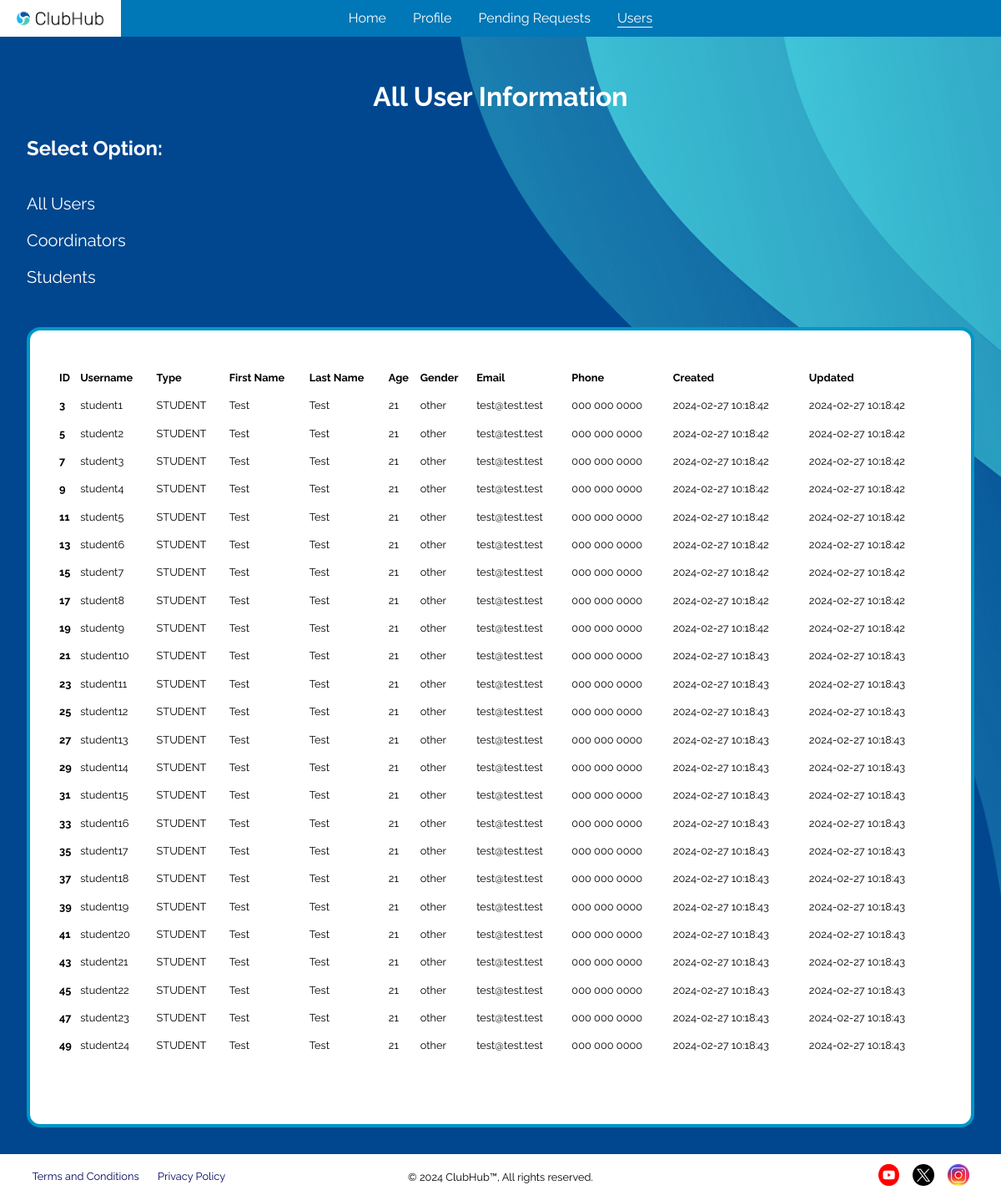
Screenshot of /admin/users/info?selected=student (signed in) with the database file from the repository.
### tables this page shows
CREATE TABLE login (
    user_id             INTEGER         NOT NULL,
    username            TEXT            NOT NULL,
    created             DATETIME        NOT NULL DEFAULT CURRENT_TIMESTAMP,
    updated             DATETIME        NOT NULL DEFAULT CURRENT_TIMESTAMP,
    -----------------------------------------------------------------------
    PRIMARY KEY (username),
    FOREIGN KEY (user_id) REFERENCES users(user_id)
);

CREATE TABLE users (
    user_id             INTEGER         NOT NULL,
    first_name          TEXT,
    last_name           TEXT,
    age                 INTEGER,
    email               TEXT,
    phone               TEXT,
    gender              TEXT,
    password            TEXT            NOT NULL,
    user_type           TEXT            NOT NULL CHECK (user_type IN ('STUDENT', 'COORDINATOR', 'ADMINISTRATOR')),
    approved            TEXT            NOT NULL CHECK (approved IN ('PENDING', 'APPROVED', 'REJECTED')) DEFAULT 'PENDING',
    created             DATETIME        NOT NULL DEFAULT CURRENT_TIMESTAMP,
    updated             DATETIME        NOT NULL DEFAULT CURRENT_TIMESTAMP,
    -----------------------------------------------------------------------
    PRIMARY KEY (user_id)
);

### application/blueprints/admin.py (the view)
@admin.route("/users/info")
def users_information() -> str:
    invalid = validate_admin_perms(endpoint="/admin/users/info")
    if invalid:
        return invalid
    selected: str | None = request.args.get("selected", None)
    user_rows: list[Row] | None
    if selected is not None:
        selected = selected.upper()
    if selected in ("COORDINATOR", "STUDENT"):
        user_rows = users_info(user_type=selected, admin_permission=True)
    else:
        user_rows = users_info(admin_permission=True)
    return render_template(
        'html/admin/users-info.html',
        user_rows=user_rows
    )

### application/__init__.py (called while the page is built)
@app.teardown_appcontext
def close_connection(_exception) -> None:
    db: Connection = getattr(g, "_database", None)
    if db is not None:
        db.close()

### application/util/authentication/page_access.py (called while the page is built)
def validate_access_perms(user_type: str, endpoint: str) -> str | None:
    if "user" not in session:
        error(errtype=Error.RESTRICTED_PAGE_LOGGED_OUT, endpoint=endpoint)
        return render_template("html/misc/home.html")
    current_user_type: str = session["user-type"]
    if current_user_type != user_type:
        errtype: Error = Error[f"RESTRICTED_PAGE_{user_type}"]
        error(errtype=errtype, endpoint=endpoint, user_type=current_user_type)
        return render_template("html/misc/home.html")
    return None

### application/util/db_functions/__init__.py (called while the page is built)
def get_db() -> Connection:
    db: Connection | None = getattr(g, "_database", None)
    if db is None:
        db: Connection = connect(DB_PATH)
        db.row_factory = Row
        g._database = db
    return db

def query_db(query: str, *args, single: Optional[bool] = None) -> list[Row] | Row | None:
    single = False if single is None else single
    cursor: Cursor = get_db().cursor()
    cursor.execute(query, args)
    results: list[Row] = cursor.fetchall()
    cursor.close()
    if not results:
        return None
    return results[0] if single else results

### application/templates/html/admin/users-info.html
{% extends "html/base/base.html" %}
{% block links %}
    <link rel="stylesheet" href="../../../static/css/admin-users-info.css">
{% endblock %}
{% block header %}
    <header>
        <h1>All User Information</h1>
    </header>
{% endblock %}
{% block content %}
    <div class="user-info-main">
        <h2>Select Option:</h2>
        <div class="top">
            <a href="/admin/users/info?selected=student">Students</a>
            <a href="/admin/users/info?selected=coordinator">Coordinators</a>
            <a href="/admin/users/info?selected=all">All Users</a>
        </div>
        <div class="table-container">
            <table>
                <thead class="thead-light">
                    <tr>
                        <th scope="col">ID</th>
                        <th scope="col">Username</th>
                        <th scope="col">Type</th>
                        <th scope="col">First Name</th>
                        <th scope="col">Last Name</th>
                        <th scope="col">Age</th>
                        <th scope="col">Gender</th>
                        <th scope="col">Email</th>
                        <th scope="col">Phone</th>
                        <th scope="col">Created</th>
                        <th scope="col">Updated</th>
                    </tr>
                </thead>
                <tbody>
                    {% if user_rows %}
                        {% for user in user_rows %}
                            <tr>
                                <th scope="row">{{ user["user_id"] }}</th>
                                <td>{{ user["username"] }}</td>
                                <td>{{ user["user_type"] }}</td>
                                <td>{{ user["first_name"] }}</td>
                                <td>{{ user["last_name"] }}</td>
                                <td>{{ user["age"] }}</td>
                                <td>{{ user["gender"] }}</td>
                                <td>{{ user["email"] }}</td>
                                <td>{{ user["phone"] }}</td>
                                <td>{{ user["created"] }}</td>
                                <td>{{ user["updated"] }}</td>
                            </tr>
                        {% endfor %}
                    {% endif %}
                </tbody>
            </table>
        </div>
    </div>
{% endblock %}

### application/static/css/base.css (style rules this page uses)
:root { --light-grey: #8a8988; --lighter-grey: #c4c4c4; --even-lighter-grey: #f2f2f2; --cyan: #3bbbd2; --light-blue: #0077b6; --lighter-blue: #0096c7; --even-lighter-blue: #90e0ef; --dark-blue: #023e8a; --darker-blue: #03045e; --lighter-green: #5afa8d; --light-green: #179645; --dark-green: #237543; --light-red: #db5658; --dark-red: #990f0f; --white: #ffffff; --black: #000000; --dark-grey: #1e2e33; --email-red: #f44336; --yt-red: #ff1c04; --pink: #e33667; --turquoise: #028080; }
* { box-sizing: border-box; }
body { scroll-behavior: smooth; margin: 0; padding: 0; background-color: var(--darker-blue); font-family: "Raleway", system-ui, Arial, sans-serif !important; color: var(--white); min-height: 100vh; display: flex; flex-direction: column; overflow-x: hidden; }
::placeholder { opacity: 0.6; }
header h1 { text-align: center; margin: 1.65em 0; }
a { text-decoration: none !important; color: var(--even-lighter-blue); }

### application/static/css/admin-users-info.css (style rules this page uses)
body { background-image: url("../png/blue-background-flipped-y.png"); background-size: cover; background-position: center center; }
.user-info-main { padding: 0 2em 2em; }
.user-info-main h2 { margin-top: -1em; }
.top { display: flex; flex-direction: column-reverse; margin-bottom: 3em; }
.top a { font-size: 1.25rem; color: var(--white); display: block; padding: 1em 1em 0 0; width: fit-content; }
.table-container { margin-top: 1em; width: 100%; color: var(--black); background: var(--white); padding: 2em; border: 0.25em solid var(--lighter-blue); border-radius: 1em; }
.table-container table { font-size: 0.8rem; width: 100%; text-align: left; margin-bottom: 4em; }
.table-container table tr td, .table-container table tr th { position: relative; padding-top: 1.2em; }

### rows the page displays
login: user_id "3", username "student1", user_type "STUDENT", first_name "Test", last_name "Test", age "21", gender "other", email "test@test.test", phone "000 000 0000", created "2024-02-27 10:18:42", updated "2024-02-27 10:18:42"
login: user_id "5", username "student2", user_type "STUDENT", first_name "Test", last_name "Test", age "21", gender "other", email "test@test.test", phone "000 000 0000", created "2024-02-27 10:18:42", updated "2024-02-27 10:18:42"
login: user_id "7", username "student3", user_type "STUDENT", first_name "Test", last_name "Test", age "21", gender "other", email "test@test.test", phone "000 000 0000", created "2024-02-27 10:18:42", updated "2024-02-27 10:18:42"
login: user_id "9", username "student4", user_type "STUDENT", first_name "Test", last_name "Test", age "21", gender "other", email "test@test.test", phone "000 000 0000", created "2024-02-27 10:18:42", updated "2024-02-27 10:18:42"
login: user_id "11", username "student5", user_type "STUDENT", first_name "Test", last_name "Test", age "21", gender "other", email "test@test.test", phone "000 000 0000", created "2024-02-27 10:18:42", updated "2024-02-27 10:18:42"
login: user_id "13", username "student6", user_type "STUDENT", first_name "Test", last_name "Test", age "21", gender "other", email "test@test.test", phone "000 000 0000", created "2024-02-27 10:18:42", updated "2024-02-27 10:18:42"
login: user_id "15", username "student7", user_type "STUDENT", first_name "Test", last_name "Test", age "21", gender "other", email "test@test.test", phone "000 000 0000", created "2024-02-27 10:18:42", updated "2024-02-27 10:18:42"
login: user_id "17", username "student8", user_type "STUDENT", first_name "Test", last_name "Test", age "21", gender "other", email "test@test.test", phone "000 000 0000", created "2024-02-27 10:18:42", updated "2024-02-27 10:18:42"
login: user_id "19", username "student9", user_type "STUDENT", first_name "Test", last_name "Test", age "21", gender "other", email "test@test.test", phone "000 000 0000", created "2024-02-27 10:18:42", updated "2024-02-27 10:18:42"
login: user_id "21", username "student10", user_type "STUDENT", first_name "Test", last_name "Test", age "21", gender "other", email "test@test.test", phone "000 000 0000", created "2024-02-27 10:18:43", updated "2024-02-27 10:18:43"
login: user_id "23", username "student11", user_type "STUDENT", first_name "Test", last_name "Test", age "21", gender "other", email "test@test.test", phone "000 000 0000", created "2024-02-27 10:18:43", updated "2024-02-27 10:18:43"
login: user_id "25", username "student12", user_type "STUDENT", first_name "Test", last_name "Test", age "21", gender "other", email "test@test.test", phone "000 000 0000", created "2024-02-27 10:18:43", updated "2024-02-27 10:18:43"
login: user_id "27", username "student13", user_type "STUDENT", first_name "Test", last_name "Test", age "21", gender "other", email "test@test.test", phone "000 000 0000", created "2024-02-27 10:18:43", updated "2024-02-27 10:18:43"
login: user_id "29", username "student14", user_type "STUDENT", first_name "Test", last_name "Test", age "21", gender "other", email "test@test.test", phone "000 000 0000", created "2024-02-27 10:18:43", updated "2024-02-27 10:18:43"
login: user_id "31", username "student15", user_type "STUDENT", first_name "Test", last_name "Test", age "21", gender "other", email "test@test.test", phone "000 000 0000", created "2024-02-27 10:18:43", updated "2024-02-27 10:18:43"
login: user_id "33", username "student16", user_type "STUDENT", first_name "Test", last_name "Test", age "21", gender "other", email "test@test.test", phone "000 000 0000", created "2024-02-27 10:18:43", updated "2024-02-27 10:18:43"
login: user_id "35", username "student17", user_type "STUDENT", first_name "Test", last_name "Test", age "21", gender "other", email "test@test.test", phone "000 000 0000", created "2024-02-27 10:18:43", updated "2024-02-27 10:18:43"
login: user_id "37", username "student18", user_type "STUDENT", first_name "Test", last_name "Test", age "21", gender "other", email "test@test.test", phone "000 000 0000", created "2024-02-27 10:18:43", updated "2024-02-27 10:18:43"
login: user_id "39", username "student19", user_type "STUDENT", first_name "Test", last_name "Test", age "21", gender "other", email "test@test.test", phone "000 000 0000", created "2024-02-27 10:18:43", updated "2024-02-27 10:18:43"
login: user_id "41", username "student20", user_type "STUDENT", first_name "Test", last_name "Test", age "21", gender "other", email "test@test.test", phone "000 000 0000", created "2024-02-27 10:18:43", updated "2024-02-27 10:18:43"
login: user_id "43", username "student21", user_type "STUDENT", first_name "Test", last_name "Test", age "21", gender "other", email "test@test.test", phone "000 000 0000", created "2024-02-27 10:18:43", updated "2024-02-27 10:18:43"
login: user_id "45", username "student22", user_type "STUDENT", first_name "Test", last_name "Test", age "21", gender "other", email "test@test.test", phone "000 000 0000", created "2024-02-27 10:18:43", updated "2024-02-27 10:18:43"
login: user_id "47", username "student23", user_type "STUDENT", first_name "Test", last_name "Test", age "21", gender "other", email "test@test.test", phone "000 000 0000", created "2024-02-27 10:18:43", updated "2024-02-27 10:18:43"
login: user_id "49", username "student24", user_type "STUDENT", first_name "Test", last_name "Test", age "21", gender "other", email "test@test.test", phone "000 000 0000", created "2024-02-27 10:18:43", updated "2024-02-27 10:18:43"
